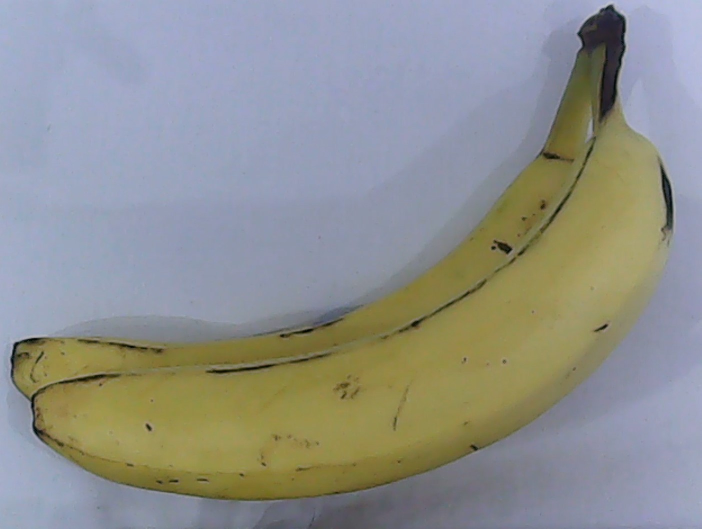
#> input picture Imagenes/TrainF/banana_1.jpg, 1403 x 1057 px, found by its file name (shown at 1/2 size); its folder holds only this picture in this run
$ python 'prueba imagen.py'
#> lines starting #> are read from the running program, lines starting #| are printed output that depends on the picture
#D:\DocumentosD\UTP\brazo\prueba.jpg

import numpy as np
import cv2
import matplotlib.pyplot as plt
import os


def rz(image, width=None, height=None, inter=cv2.INTER_AREA):
#> called with height = 800, inter = 3
    dim = None
    (h, w) = image.shape[:2]
#> h = 1057; w = 1403

    if width is None and height is None:
        return image
    if width is None:
        r = height / float(h)
#> r = 0.757
        dim = (int(w * r), height)
#> dim = (1061, 800)
    else:
        r = width / float(w)
        dim = (width, int(h * r))

    return cv2.resize(image, dim, interpolation=inter)
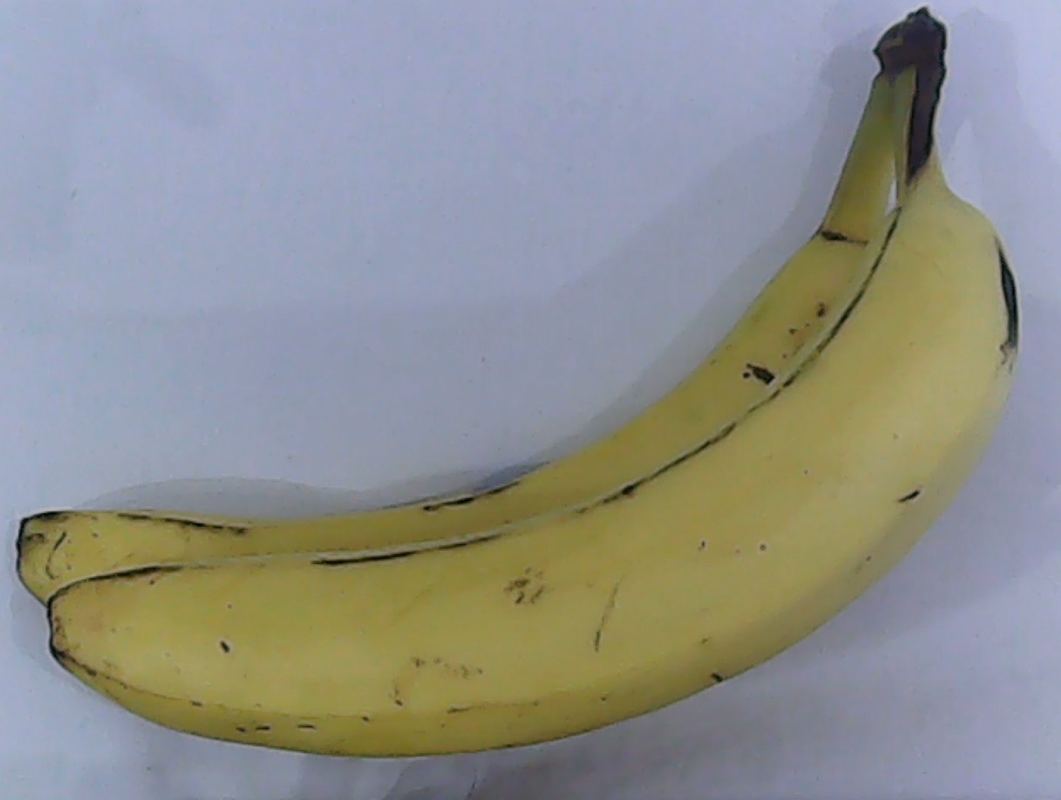
#> returned value: shape (800, 1061, 3); mean of channels 0, 1, 2 142.2, 145.2, 143.4; drawn as B, G, R

#detect images
path = 'D:\\DocumentosD\\Python\\Vision-artificial\\Imagenes\\TrainF'
images, gray, B_images, G_images, R_images= [], [], [], [], []
classNames = []
myList = os.listdir(path)

print('Total classes detected: ',len(myList)) #Imprime la cantidad de archivos que se encuentran en la ruta

for cl in myList:
    imgCur = rz(cv2.imread(f'{path}\\{cl}'), height=800)
    b, g, r = cv2.split(imgCur)
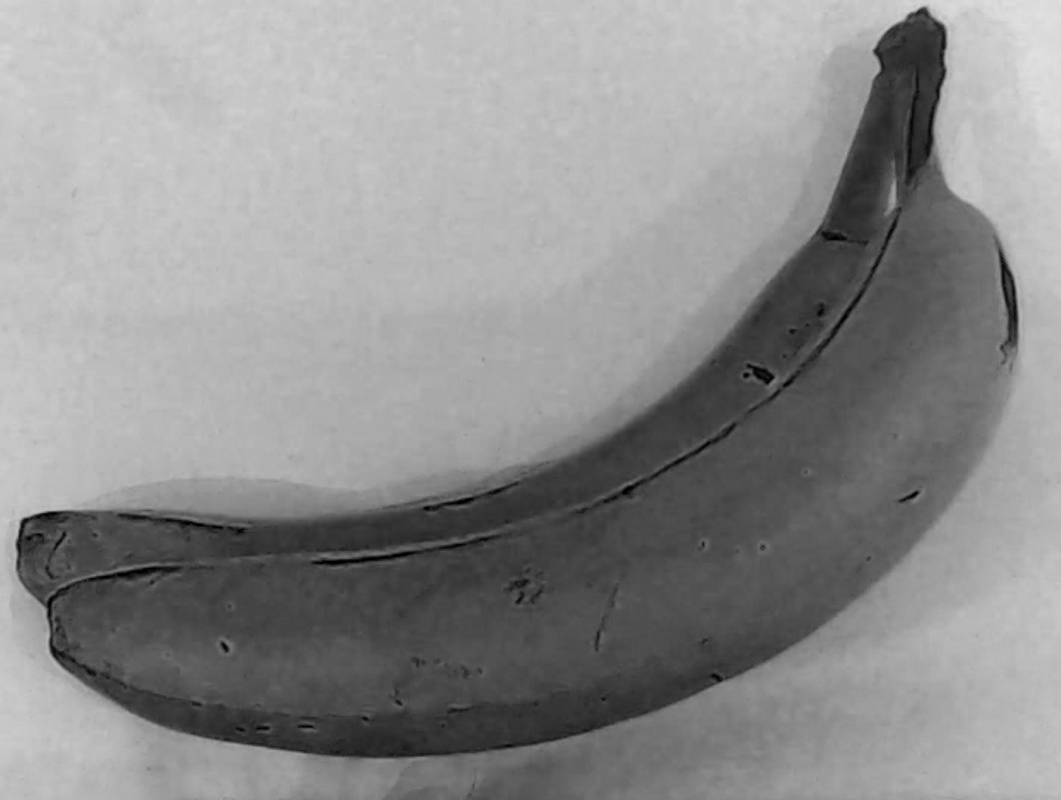
#> b: shape (800, 1061); min 0, max 225, mean 142.2
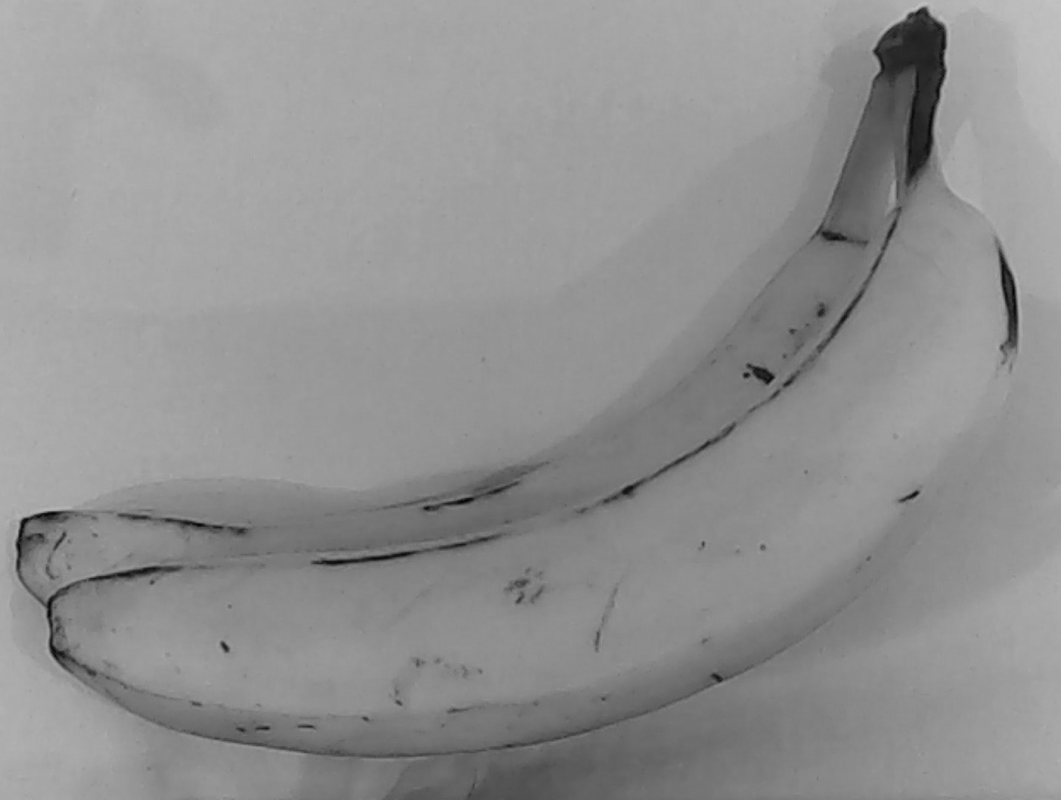
#> g: shape (800, 1061); min 4, max 194, mean 145.2
    images.append(imgCur)
    gray.append(cv2.cvtColor(imgCur, cv2.COLOR_BGR2GRAY))
    B_images.append(b)
    G_images.append(g)
    R_images.append(r)
    classNames.append(os.path.splitext(cl)[0])
print(classNames)


# [18 lines of commented-out code are left out]


fig1 = plt.figure('Histogramas')
fig1.subplots_adjust(hspace=0.5, wspace=0.5)

for i in range(len(gray)):

    hist = cv2.calcHist([gray[i]], [0], None, [256], [0,256])
    ax = fig1.add_subplot(1, 1, i+1)
    ax.plot(hist)
    ax.set_xlabel("Bins")
    ax.set_ylabel("# de pixeles")
    ax.set_title("Histograma imagen " + str(i))
    ax.grid(color='gray', linestyle='dashed', linewidth=1, alpha=0.4)
    # Pintar los ejes pasando por (0,0)
    ax.axhline(0, color='black', linewidth=0.5)
#> this loop made 1 pass

plt.show()
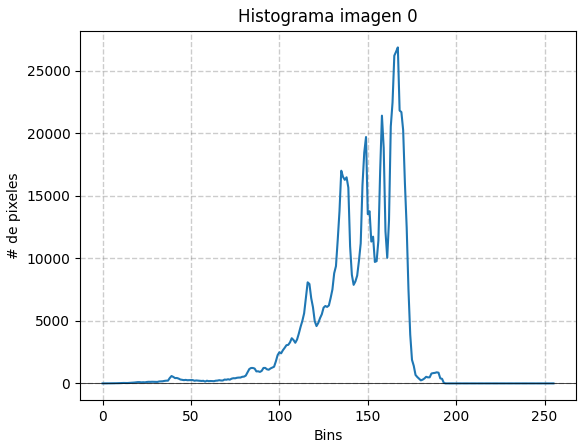
#> figure drawn by matplotlib, 1 panel; curve peaks at x = 167, y = 26872
cv2.waitKey()
cv2.destroyAllWindows()


# # cv2.namedWindow("output", cv2.WINDOW_NORMAL)    # Create window with freedom of dimensions
# # im = cv2.imread(path)                    # Read image
# # imS = cv2.resize(im, (960, 540))                # Resize image
# # cv2.imshow("output", imS)                       # Show image
# # cv2.waitKey(0)

$ run again, on Imagenes/TrainF/banana_5.jpg
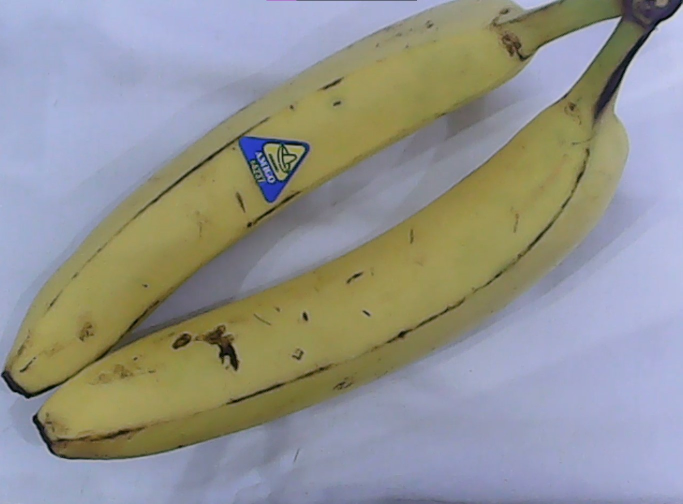
#> input picture Imagenes/TrainF/banana_5.jpg, 1365 x 1007 px, found by its file name (shown at 1/2 size)
#> `b, g, r = cv2.split(imgCur)`:
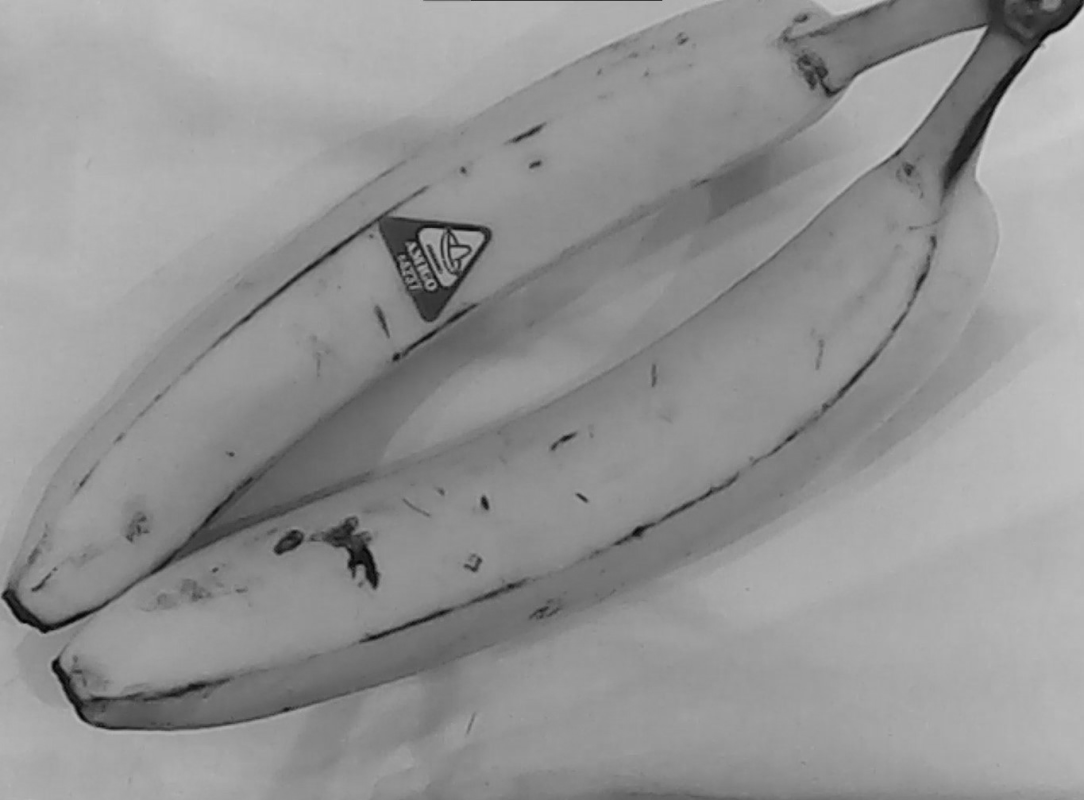
#> g: shape (800, 1084); min 3, max 213, mean 147.4
#> the loop `for i in range(len(gray)): ` made 1 pass
#> `plt.show()`:
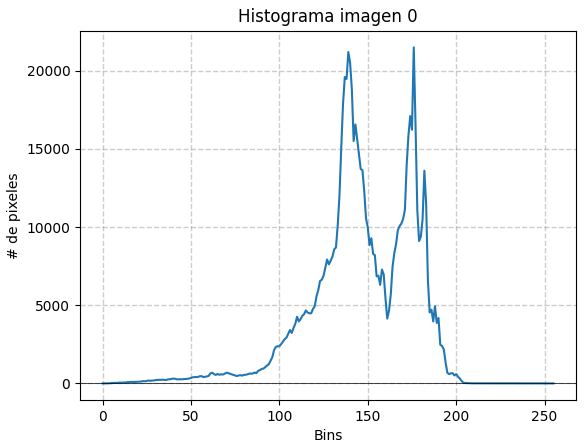
#> figure drawn by matplotlib, 1 panel; curve peaks at x = 176, y = 21492

$ run again, on Imagenes/TrainF/banana_2.jpg
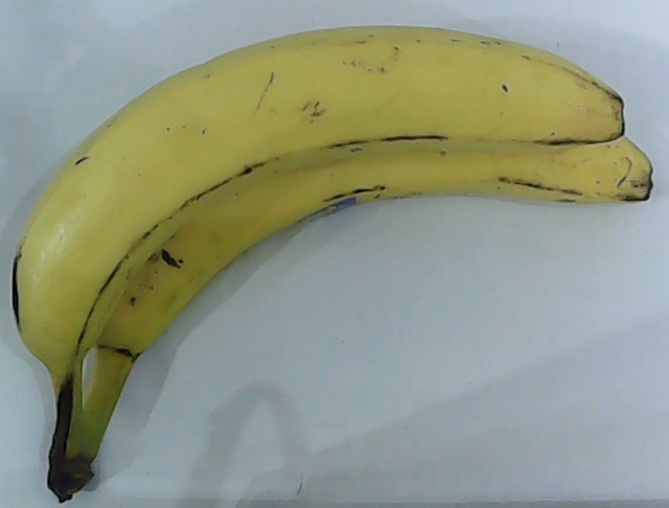
#> input picture Imagenes/TrainF/banana_2.jpg, 1338 x 1016 px, found by its file name (shown at 1/2 size)
#> `b, g, r = cv2.split(imgCur)`:
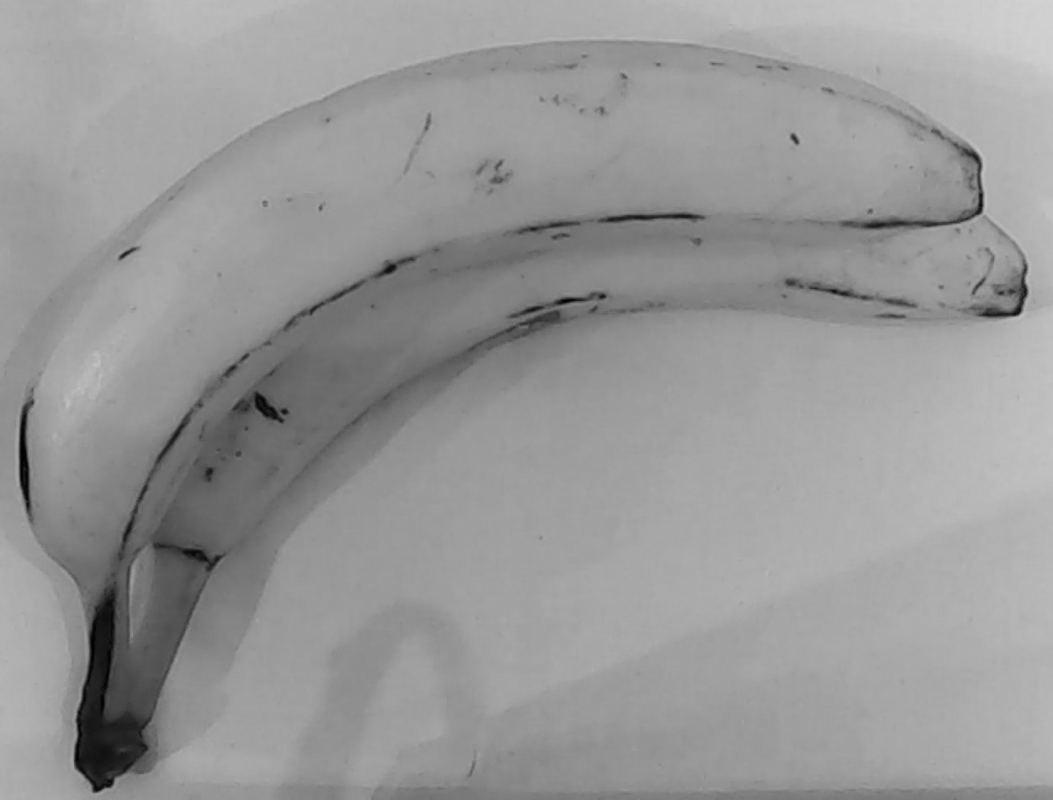
#> g: shape (800, 1053); min 1, max 210, mean 152
#> the loop `for i in range(len(gray)): ` made 1 pass
#> `plt.show()`:
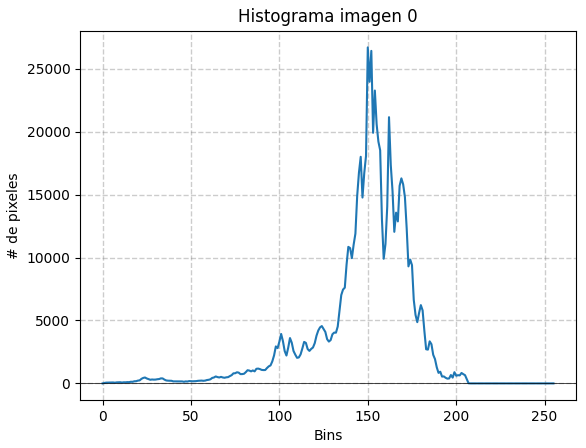
#> figure drawn by matplotlib, 1 panel; curve peaks at x = 150, y = 26708
